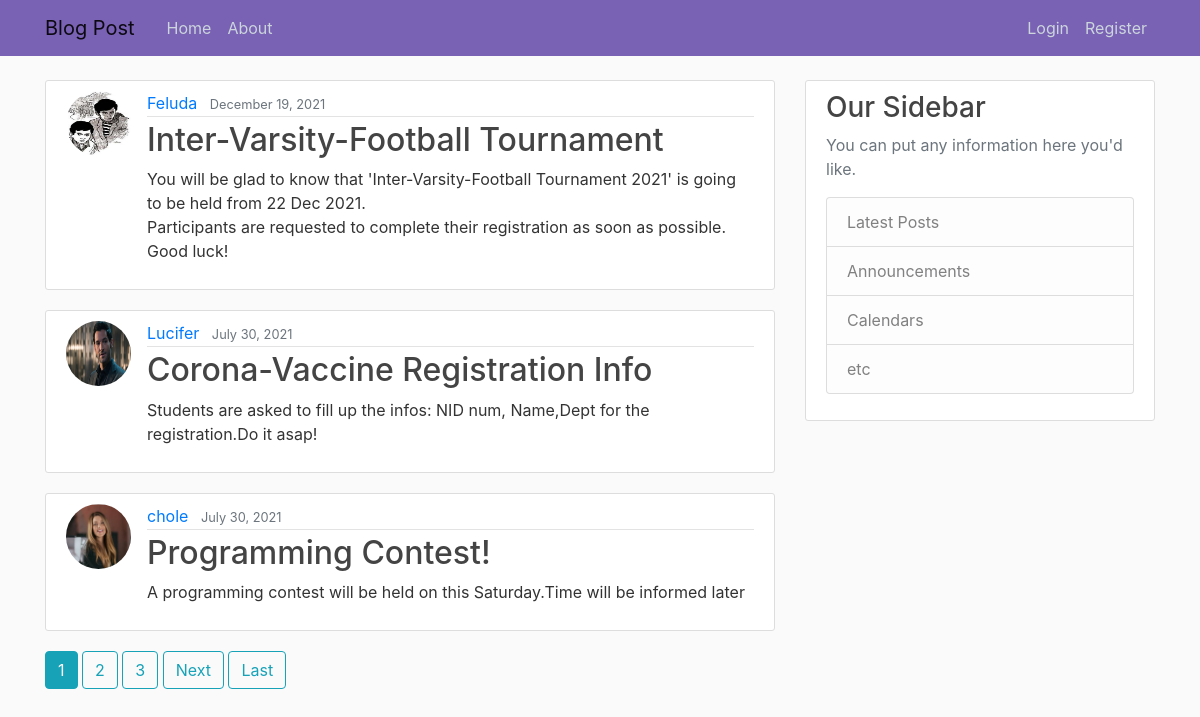
The page / on the database its author committed.
### blog/models.py (models this page shows, shortened)
class post(models.Model):
    title=models.CharField(max_length=100)
    content=models.TextField()
    date_posted=models.DateTimeField(default=timezone.now)
    author=models.ForeignKey(User,on_delete=models.CASCADE)

### users/models.py (models this page shows, shortened)
class Profile(models.Model):
    user = models.OneToOneField(User, on_delete=models.CASCADE)
    image = models.ImageField(default='default.jpg', upload_to='profile_pics')

### blog/views.py (the view)
# urls.py: path('',PostListView.as_view(), name='blog-home' ),
class PostListView(ListView):
    model = post
    template_name = 'blog/home.html'  # <app>/<model>_<viewtype>.html
    context_object_name = 'posts'
    ordering = ['-date_posted']
    paginate_by = 3

### blog/templates/blog/home.html (shortened to what this page needs)
{% extends "blog/base.html" %}
{% block content %}
    {% for post in posts %}
        <article class="media content-section">
          <img class="rounded-circle article-img" src="{{ post.author.profile.image.url }}">
          <div class="media-body">
            <div class="article-metadata">
              <a class="mr-2" href="{% url 'user-posts' post.author.username %}">{{ post.author }}</a>
              <small class="text-muted">{{ post.date_posted|date:"F d, Y" }}</small>
            </div>
            <h2><a class="article-title" href="{% url 'post-detail' post.id %}">{{ post.title }}</a></h2>
            <p class="article-content">{{ post.content }}</p>
          </div>
        </article>
    {% endfor %}
    {% if is_paginated %}
      {% for num in page_obj.paginator.page_range %}
        {% if page_obj.number == num %}
          <a class="btn btn-info mb-4" href="?page={{ num }}">{{ num }}</a>
        {% elif num > page_obj.number|add:'-3' and num < page_obj.number|add:'3' %}
          <a class="btn btn-outline-info mb-4" href="?page={{ num }}">{{ num }}</a>
        {% endif %}
      {% endfor %}
      {% if page_obj.has_next %}
        <a class="btn btn-outline-info mb-4" href="?page={{ page_obj.next_page_number }}">Next</a>
        <a class="btn btn-outline-info mb-4" href="?page={{ page_obj.paginator.num_pages }}">Last</a>
      {% endif %}
    {% endif %}
{% endblock content %}

### blog/templates/blog/base.html (shortened to what this page needs)
{% load static %}
<!DOCTYPE html>
{% load static %}
<!DOCTYPE html>
<html>
<head>
    <link rel="stylesheet" href="https://maxcdn.bootstrapcdn.com/bootstrap/4.0.0/css/bootstrap.min.css">
    <link rel="stylesheet" type="text/css" href="{% static 'blog/main.css' %}">
</head>
<body>
    <header class="site-header">
      <nav class="navbar navbar-expand-md navbar-light fixed-top" style="background-color: #7961b4;">
        <div class="container">
          <a class="navbar-brand mr-4" href="{% url 'blog-home' %}">Blog Post</a>
          <div class="collapse navbar-collapse" id="navbarToggle">
            <div class="navbar-nav mr-auto">
              <a class="nav-item nav-link" href="{% url 'blog-home' %}">Home</a>
              <a class="nav-item nav-link" href="{% url 'blog-about' %}">About</a>
            </div>
            <div class="navbar-nav">
              {% if user.is_authenticated %}
                <a class="nav-item nav-link" href="{% url 'post-create' %}">New Post</a>
                <a class="nav-item nav-link" href="{% url 'profile' %}">Profile</a>
                <a class="nav-item nav-link" href="{% url 'logout' %}">Logout</a>
              {% else %}
                <a class="nav-item nav-link" href="{% url 'login' %}">Login</a>
                <a class="nav-item nav-link" href="{% url 'register' %}">Register</a>
              {% endif %}
            </div>
          </div>
        </div>
      </nav>
    </header>
    <main role="main" class="container">
      <div class="row">
        <div class="col-md-8">
          {% block content %}{% endblock %}
        </div>
        <div class="col-md-4">
          <div class="content-section">
            <h3>Our Sidebar</h3>
            <p class='text-muted'>You can put any information here you'd like.
              <ul class="list-group">
                <li class="list-group-item list-group-item-light">Latest Posts</li>
                <li class="list-group-item list-group-item-light">Announcements</li>
                <li class="list-group-item list-group-item-light">Calendars</li>
                <li class="list-group-item list-group-item-light">etc</li>
              </ul>
            </p>
          </div>
        </div>
      </div>
    </main>
</body>
</html>

### blog/static/blog/main.css (style rules this page uses)
body { background: #fafafa; color: #333333; margin-top: 5rem; }
h1, h2, h3, h4, h5, h6 { color: #444444; }
ul { margin: 0; }
.site-header .navbar-nav .nav-link { color: #cbd5db; }
.content-section { background: #ffffff; padding: 10px 20px; border: 1px solid #dddddd; border-radius: 3px; margin-bottom: 20px; }
.article-title { color: #444444; }
.article-content { white-space: pre-line; }
.article-img { height: 65px; width: 65px; margin-right: 16px; }
.article-metadata { padding-bottom: 1px; margin-bottom: 4px; border-bottom: 1px solid #e3e3e3 }

### rows shown on the page
post: author.profile.image (picture), author "Feluda", date_posted "December 19, 2021", title "Inter-Varsity-Football Tournament", content "You will be glad to know that 'Inter-Varsity-Football Tournament 2021' is going to be held from 22 Dec 2021. Participants are requested to complete their registration as soon as possible. Good luck!"
post: author.profile.image (picture), author "Lucifer", date_posted "July 30, 2021", title "Corona-Vaccine Registration Info", content "Students are asked to fill up the infos: NID num, Name,Dept for the registration.Do it asap!"
post: author.profile.image (picture), author "chole", date_posted "July 30, 2021", title "Programming Contest!", content "A programming contest will be held on this Saturday.Time will be informed later"

### other values the page prints
{{ num }} "1"
{{ num }} "2" "3"
